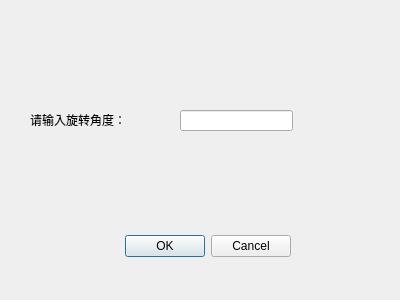
<?xml version="1.0" encoding="UTF-8"?>
<ui version="4.0">
 <class>rotate</class>
 <widget class="QDialog" name="rotate">
  <property name="geometry">
   <rect>
    <x>0</x>
    <y>0</y>
    <width>400</width>
    <height>300</height>
   </rect>
  </property>
  <property name="windowTitle">
   <string>Dialog</string>
  </property>
  <widget class="QDialogButtonBox" name="aaa">
   <property name="geometry">
    <rect>
     <x>-50</x>
     <y>230</y>
     <width>341</width>
     <height>32</height>
    </rect>
   </property>
   <property name="orientation">
    <enum>Qt::Horizontal</enum>
   </property>
   <property name="standardButtons">
    <set>QDialogButtonBox::Cancel|QDialogButtonBox::Ok</set>
   </property>
  </widget>
  <widget class="QLabel" name="label">
   <property name="geometry">
    <rect>
     <x>30</x>
     <y>112</y>
     <width>121</width>
     <height>16</height>
    </rect>
   </property>
   <property name="text">
    <string>请输入旋转角度：</string>
   </property>
  </widget>
  <widget class="QLineEdit" name="lineEdit">
   <property name="geometry">
    <rect>
     <x>180</x>
     <y>110</y>
     <width>113</width>
     <height>21</height>
    </rect>
   </property>
  </widget>
 </widget>
 <resources/>
 <connections>
  <connection>
   <sender>aaa</sender>
   <signal>accepted()</signal>
   <receiver>rotate</receiver>
   <slot>accept()</slot>
   <hints>
    <hint type="sourcelabel">
     <x>248</x>
     <y>254</y>
    </hint>
    <hint type="destinationlabel">
     <x>157</x>
     <y>274</y>
    </hint>
   </hints>
  </connection>
  <connection>
   <sender>aaa</sender>
   <signal>rejected()</signal>
   <receiver>rotate</receiver>
   <slot>reject()</slot>
   <hints>
    <hint type="sourcelabel">
     <x>316</x>
     <y>260</y>
    </hint>
    <hint type="destinationlabel">
     <x>286</x>
     <y>274</y>
    </hint>
   </hints>
  </connection>
 </connections>
</ui>
